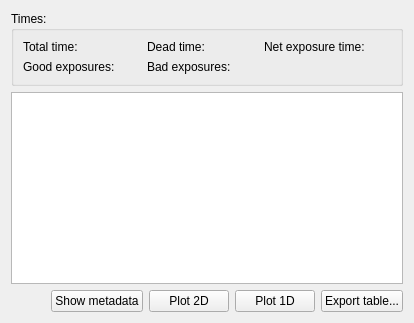
          <widget class="QWidget" name="headersContainerWidget">
           <property name="sizePolicy">
            <sizepolicy hsizetype="Expanding" vsizetype="Preferred">
             <horstretch>0</horstretch>
             <verstretch>0</verstretch>
            </sizepolicy>
           </property>
           <attribute name="title">
            <string>List of exposures</string>
           </attribute>
           <layout class="QVBoxLayout" name="verticalLayout">
            <item>
             <widget class="QGroupBox" name="groupBox_7">
              <property name="title">
               <string>Times:</string>
              </property>
              <layout class="QGridLayout" name="gridLayout_8">
               <item row="0" column="4">
                <widget class="QLabel" name="label_25">
                 <property name="text">
                  <string>Net exposure time:</string>
                 </property>
                </widget>
               </item>
               <item row="0" column="0">
                <widget class="QLabel" name="label_16">
                 <property name="text">
                  <string>Total time:</string>
                 </property>
                </widget>
               </item>
               <item row="0" column="1">
                <widget class="QLabel" name="totalExperimentTimeLabel">
                 <property name="text">
                  <string/>
                 </property>
                </widget>
               </item>
               <item row="0" column="5">
                <widget class="QLabel" name="netExposureTimeLabel">
                 <property name="text">
                  <string/>
                 </property>
                </widget>
               </item>
               <item row="0" column="2">
                <widget class="QLabel" name="label_27">
                 <property name="text">
                  <string>Dead time:</string>
                 </property>
                </widget>
               </item>
               <item row="0" column="3">
                <widget class="QLabel" name="deadTimeLabel">
                 <property name="text">
                  <string/>
                 </property>
                </widget>
               </item>
               <item row="1" column="0">
                <widget class="QLabel" name="label_30">
                 <property name="text">
                  <string>Good exposures:</string>
                 </property>
                </widget>
               </item>
               <item row="1" column="1">
                <widget class="QLabel" name="goodExposureTimeLabel">
                 <property name="text">
                  <string/>
                 </property>
                </widget>
               </item>
               <item row="1" column="2">
                <widget class="QLabel" name="label_32">
                 <property name="text">
                  <string>Bad exposures:</string>
                 </property>
                </widget>
               </item>
               <item row="1" column="3">
                <widget class="QLabel" name="badExposureTimeLabel">
                 <property name="text">
                  <string/>
                 </property>
                </widget>
               </item>
              </layout>
             </widget>
            </item>
            <item>
             <layout class="QHBoxLayout" name="horizontalLayout_5"/>
            </item>
            <item>
             <widget class="QTreeView" name="headersTreeView">
              <property name="alternatingRowColors">
               <bool>true</bool>
              </property>
              <property name="selectionMode">
               <enum>QAbstractItemView::SingleSelection</enum>
              </property>
              <property name="selectionBehavior">
               <enum>QAbstractItemView::SelectRows</enum>
              </property>
              <property name="rootIsDecorated">
               <bool>false</bool>
              </property>
              <property name="uniformRowHeights">
               <bool>true</bool>
              </property>
              <property name="itemsExpandable">
               <bool>false</bool>
              </property>
              <property name="sortingEnabled">
               <bool>true</bool>
              </property>
             </widget>
            </item>
            <item>
             <layout class="QHBoxLayout" name="horizontalLayout">
              <item>
               <spacer name="horizontalSpacer">
                <property name="orientation">
                 <enum>Qt::Horizontal</enum>
                </property>
                <property name="sizeHint" stdset="0">
                 <size>
                  <width>40</width>
                  <height>20</height>
                 </size>
                </property>
               </spacer>
              </item>
              <item>
               <widget class="QPushButton" name="showMetaDataPushButton">
                <property name="text">
                 <string>Show metadata</string>
                </property>
               </widget>
              </item>
              <item>
               <widget class="QPushButton" name="plot2DPushButton">
                <property name="text">
                 <string>Plot 2D</string>
                </property>
               </widget>
              </item>
              <item>
               <widget class="QPushButton" name="plot1DPushButton">
                <property name="text">
                 <string>Plot 1D</string>
                </property>
               </widget>
              </item>
              <item>
               <widget class="QPushButton" name="exportHeaderTablePushButton">
                <property name="text">
                 <string>Export table...</string>
                </property>
                <property name="icon">
                 <iconset theme="document-save">
                  <normaloff>.</normaloff>.</iconset>
                </property>
               </widget>
              </item>
             </layout>
            </item>
           </layout>
          </widget>
